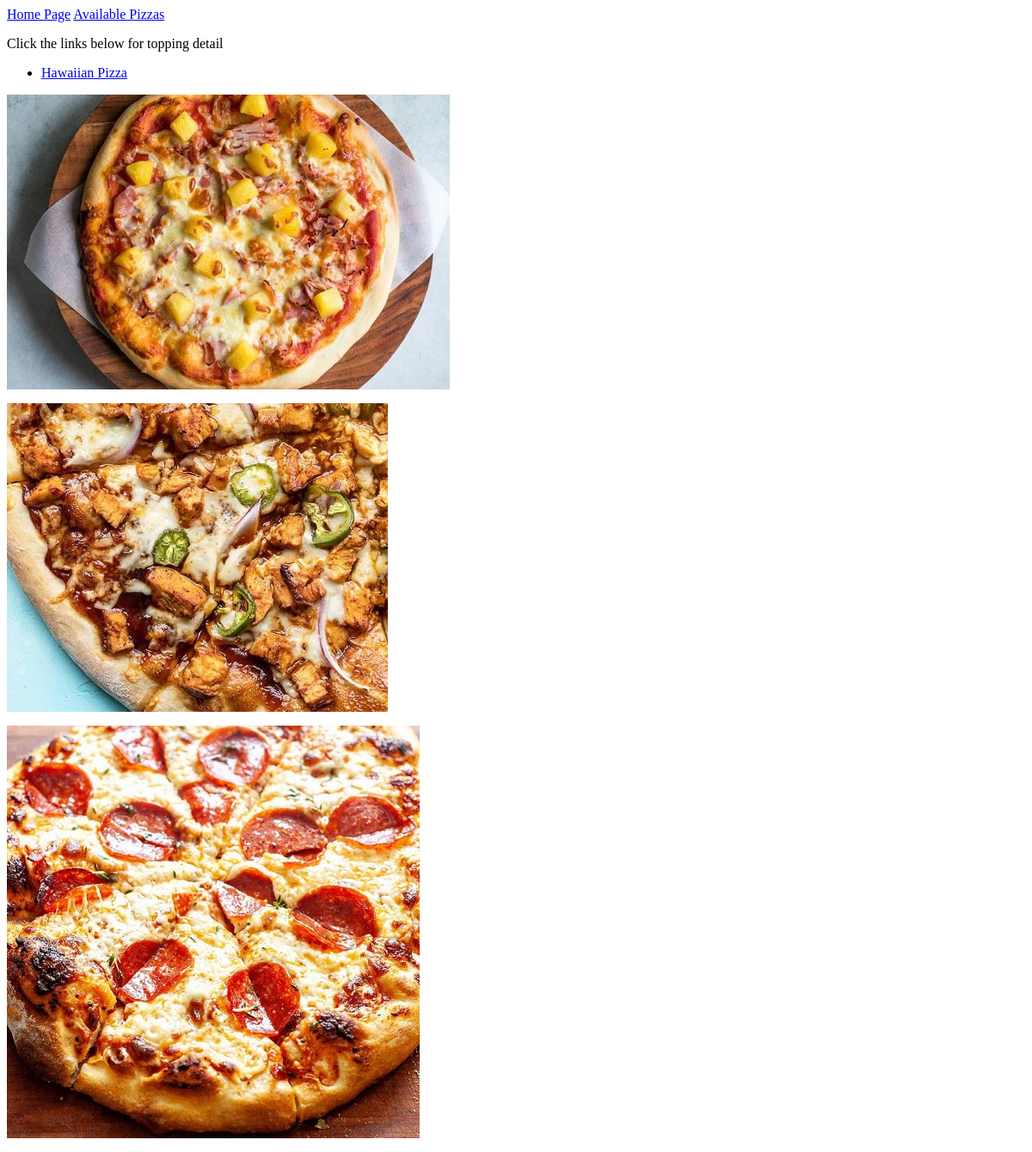
Page /pizzas on the earlier database version.
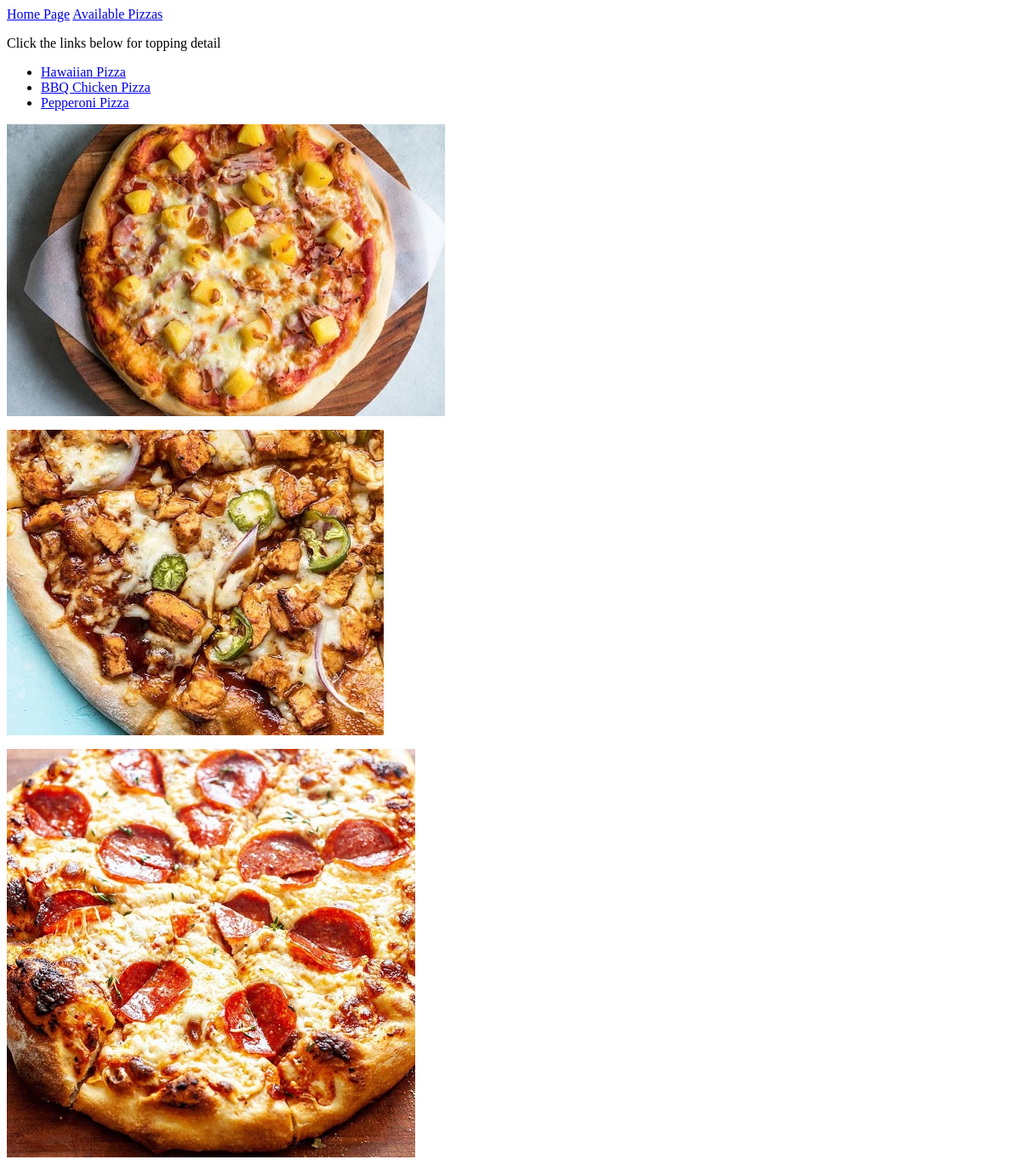
Same page on the later database version.
### MainApp/models.py (models this page shows)
class Pizza(models.Model):
    pizza_name= models.CharField(max_length=100)
    date_added =models.DateTimeField(auto_now_add=True)
    def __str__(self):
        return self.pizza_name

### MainApp/views.py (the view)
# urls.py: path('pizzas',views.pizzas, name='pizzas'),
def pizzas(request):
    pizzas =Pizza.objects.all()
    context ={'pizzas': pizzas} #key for html value for views
    return render(request,'MainApp/pizzas.html',context)

### MainApp/templates/mainapp/pizzas.html
{% extends "MainApp/base.html" %}
{% block content %}
<P>Click the links below for topping detail</P>
<ul>
    {% for pizza in pizzas %}
    <li>
        <a href="{% url 'MainApp:pizza' pizza.id %}">{{pizza}}</a>
    </li>
    {% empty %}
    <li>No Pizza have been added yet.</li>
    {% endfor %}
</ul>
<p> {% load static %} <img src="{% static "dj_app/media/HawaiianPizza.jpg" %}" alt="index" /> </p>
<p> {% load static %} <img src="{% static "dj_app/media/BBQChicken.jpg" %}" alt="index" /> </p>
<p> {% load static %} <img src="{% static "dj_app/media/Pepperoni.jpg" %}" alt="index" /> </p>
{% endblock content %}

### MainApp/templates/mainapp/base.html
<p>
    <a href="{% url 'MainApp:index' %}">Home Page</a>
    <a href="{% url 'MainApp:pizzas' %}">Available Pizzas</a>
</p>
{% block content %}
{% endblock content %}

Differences in the rows shown:
added Pizza: pizza_name "BBQ Chicken Pizza"
added Pizza: pizza_name "Pepperoni Pizza"
